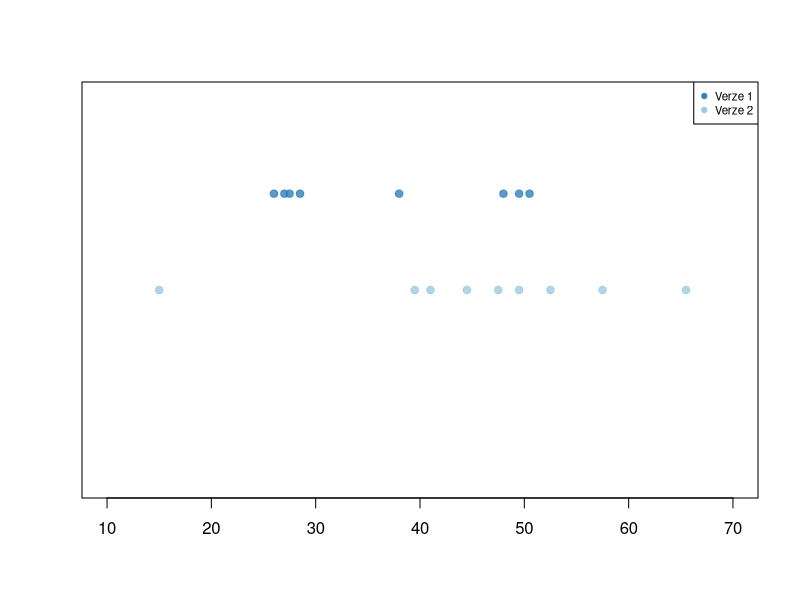
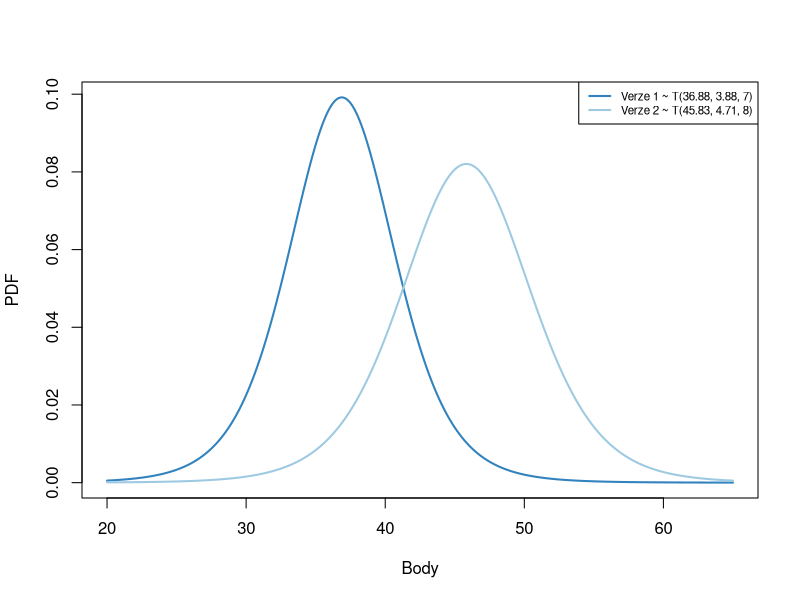
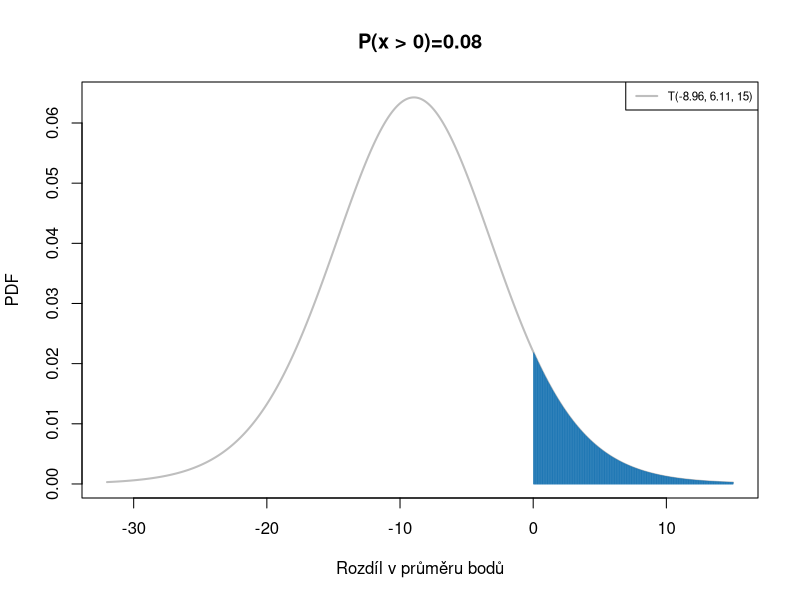
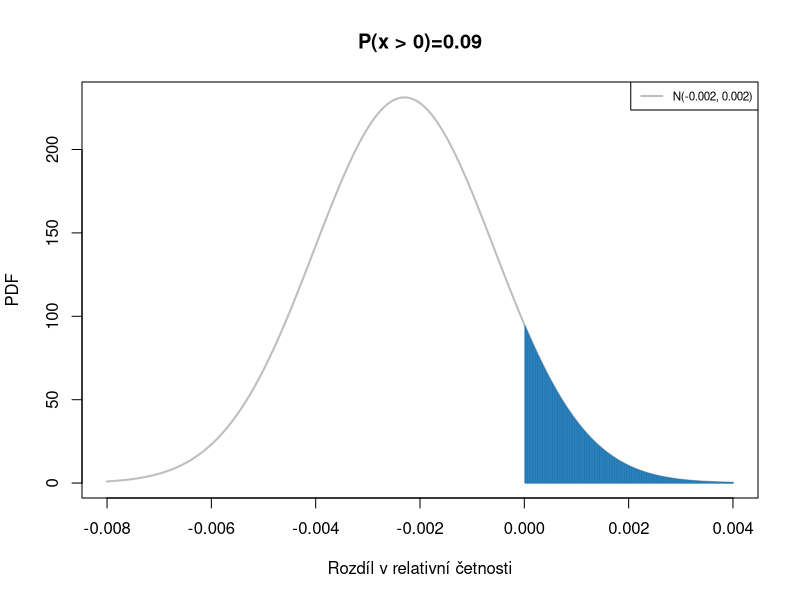
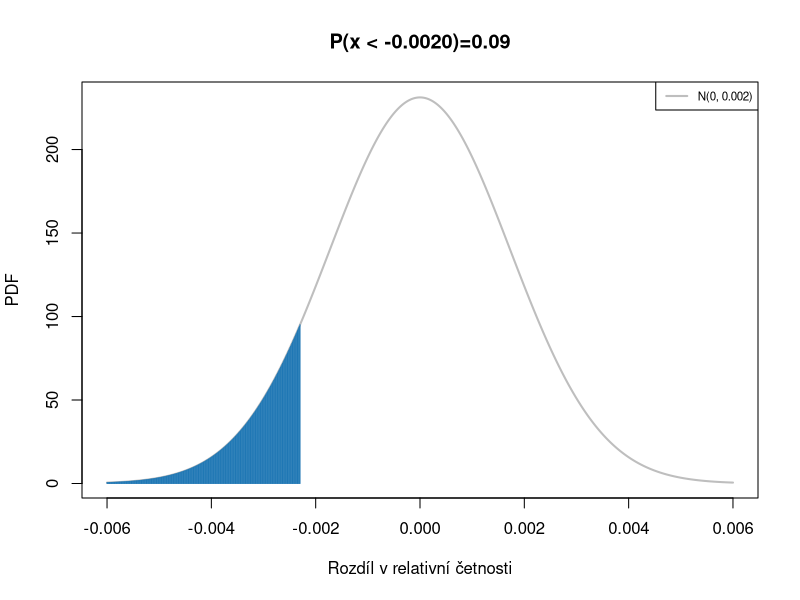
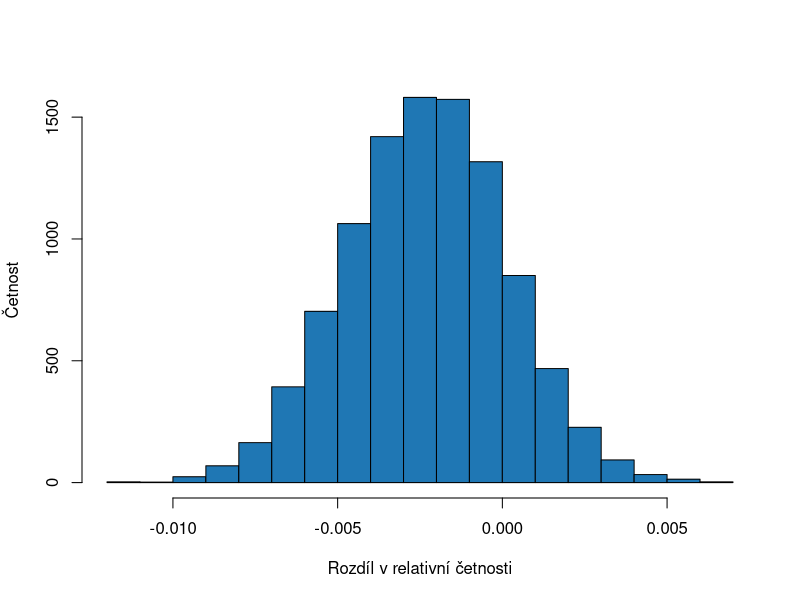

Source code (R) for these figures, in order:
## ---- chunk 1
dats <- read.csv("../dats/test.csv", stringsAsFactors = TRUE)
summary(dats)
## ---- chunk 2
# vytvorime barvy
cols <- rev(RColorBrewer::brewer.pal(3, name = "Blues"))


plot(dats$body[dats$verze == "verze_1"], rep(1.5, sum(dats$verze == "verze_1")),
     xlim = c(10, 70),
     ylim = c(0, 2),
     pch = 19,
     main = "", xlab = "", ylab = "",
     yaxt = "n",
     col = adjustcolor(cols[1], alpha.f = 0.8)
)
points(dats$body[dats$verze == "verze_2"], rep(1, sum(dats$verze == "verze_2")),
     pch = 19,
     col = adjustcolor(cols[2], alpha.f = 0.8)
)

legend("topright",
     legend = c("Verze 1", "Verze 2"),
     col = cols[1:2],
     pch = c(19, 19),
     cex = 0.7
)
## ---- chunk 3
# vyvorime si funkci na vypocet smerodatne chyby odhadu
se <- function(x) {
     n <- length(x)
     sd(x) / sqrt(n)
}

# pro kazdou funkci vypocitame aggregate
vyber_stats <- sapply(c(length, mean, sd, se), function(f) aggregate(body ~ verze, FUN = f, data = dats)[, 2])
# pojmenujeme sloupce
colnames(vyber_stats) <- c("n", "mu", "sd", "se")

# zvolime x pro ktere budeme pocitat PDF
x <- seq(from = 20, to = 65, length.out = 1000)
# vypocitame PDF vyberoveho rozdeleni prumeru 1 podle zobecneneho t-rozdeleni
pdf_prumer_1 <- dt((x - vyber_stats[1, "mu"]) /
     vyber_stats[1, "se"],
df = vyber_stats[1, "n"] - 1
) * 1 / vyber_stats[1, "se"]
# vypocitame PDF vyberoveho rozdeleni prumeru 2 podle zobecneneho t-rozdeleni
pdf_prumer_2 <- dt((x - vyber_stats[2, "mu"]) /
     vyber_stats[2, "se"],
df = vyber_stats[2, "n"] - 1
) * 1 / vyber_stats[2, "se"]

# vytvorime barvy
cols <- rev(RColorBrewer::brewer.pal(3, name = "Blues"))

# zobrazime PDF
plot(x, pdf_prumer_1,
     type = "l", lwd = 2,
     xlab = "Body",
     ylab = "PDF",
     col = cols[1],
     main = ""
)
lines(x, pdf_prumer_2,
     type = "l", lwd = 2, col = cols[2]
)
# pridame legendu
legend("topright",
     legend = c(
          paste0(
               "Verze 1 ~ T(", round(vyber_stats[1, "mu"], 2), ", ",
               round(vyber_stats[1, "se"], 2), ", ", vyber_stats[1, "n"] - 1, ")"
          ),
          paste0(
               "Verze 2 ~ T(", round(vyber_stats[2, "mu"], 2), ", ",
               round(vyber_stats[2, "se"], 2), ", ", vyber_stats[2, "n"] - 1, ")"
          )
     ),
     col = cols[1:2],
     lwd = c(2, 2),
     cex = 0.7
)
## ---- chunk 4
prumer_d <- vyber_stats[1, "mu"] - vyber_stats[2, "mu"]
se_d <- sqrt(vyber_stats[1, "se"]^2 + vyber_stats[2, "se"]^2)
df <- vyber_stats[1, "n"] + vyber_stats[2, "n"] - 2

x <- seq(-32, 15, length.out = 1000)
pdf_d <- dt((x - prumer_d) / se_d, df = df) * 1 / se_d
q <- 0
p_0 <- pt((q - prumer_d) / se_d, df = df, lower.tail = FALSE)

plot(x, pdf_d,
     type = "l", lwd = 2,
     xlab = "Rozdíl v průměru bodů",
     ylab = "PDF",
     col = "grey",
     main = paste0("P(x > 0)=", round(p_0, 2))
)
# pridame integral plochy pro P(X > 0)
lines(x[x>q], pdf_d[x>q], type = "h", col = "#1f77b4", lwd = 1)

legend("topright",
     legend = paste0(
          "T(", round(prumer_d, 2), ", ",
          round(se_d, 2), ", ", df, ")"
     ),
     col = "grey",
     lwd = 2,
     cex = 0.7
)
## ---- chunk 5
alpha <- 0.05
p <- c(alpha / 2, 1 - alpha / 2)
i_s <- prumer_d + qt(p, df = df) * se_d
## ---- chunk 6
h0 <- 0
t <- (prumer_d - h0) / se_d
p <- pt(t, df = df) * 2
## ---- chunk 7
t.test(body ~ verze, data = dats)
## ---- chunk 8
d <- abs(prumer_d - h0) / sqrt(vyber_stats[1, "sd"]^2 + vyber_stats[2, "sd"]^2)
## ---- chunk 9
# pocet uzivatelu ve skupinach
n1 <- 12262
n2 <- 12257
# pocet kliknuti
y1 <- 451
y2 <- 479
# relativni cetnost ve skupinach
p1 <- y1/n1
p2 <- y2/n2
## ---- chunk 10
# smerodatna odchylka
s1 <- sqrt(p1 * (1-p1))
s2 <- sqrt(p2 * (1-p2))

# vyberove parametry rozdilu
p_d <- p1 - p2
# směrodatná odchylka rozdilu 
sd_d <- sqrt(s1^2 + s2^2)
# smerodatna chyba rozdilu
se_d <- sd_d / sqrt(n1+n2-2)

x <- seq(-0.008, 0.004, length.out = 1000)
pdf_d <- dnorm(x, mean = p_d, sd = se_d)
h0 <- 0
p_0 <- pnorm(h0, mean = p_d, sd = se_d, lower.tail = FALSE)

plot(x, pdf_d,
     type = "l", lwd = 2,
     xlab = "Rozdíl v relativní četnosti",
     ylab = "PDF",
     col = "grey",
     main = paste0("P(x > 0)=", round(p_0, 2))
)
# pridame integral plochy pro P(X > 0)
lines(x[x>h0], pdf_d[x>h0], type = "h", col = "#1f77b4", lwd = 1)

legend("topright",
     legend = paste0(
          "N(", round(p_d, 3), ", ",
          round(se_d, 3), ")"
     ),
     col = "grey",
     lwd = 2,
     cex = 0.7
)

# vypocitame inteval spolehlivosti
alpha <- 0.05
q <- qnorm(c(alpha/2, 1-alpha/2))
i_s <- round(p_d + q * se_d, 3)
## ---- chunk 11
x <- seq(-0.006, 0.006, length.out = 1000)
h0 <- 0
pdf_d <- dnorm(x, mean = h0, sd = se_d)
p_0 <- pnorm(p_d, mean = h0, sd = se_d, lower.tail = TRUE)

plot(x, pdf_d,
     type = "l", lwd = 2,
     xlab = "Rozdíl v relativní četnosti",
     ylab = "PDF",
     col = "grey",
     main = paste0("P(x < ", round(p_d, 3), "0)=", round(p_0, 2))
)
# pridame integral plochy pro P(X > 0)
lines(x[x<p_d], pdf_d[x<p_d], type = "h", col = "#1f77b4", lwd = 1)

legend("topright",
     legend = paste0(
          "N(", h0, ", ",
          round(se_d, 3), ")"
     ),
     col = "grey",
     lwd = 2,
     cex = 0.7
)
## ---- chunk 12
# počet simulaci
s <- 1e4
p_d_boostrap <- rep(NA, s)
for(i in 1:s) {
  vyber_1 <- rbinom(n = 1, size = n1, prob = p1)
  vyber_2 <- rbinom(n = 1, size = n2, prob = p2)
  p_d_boostrap[i] <- vyber_1/n1 - vyber_2/n2
}

hist(p_d_boostrap, col = "#1f77b4", 
     xlab = "Rozdíl v relativní četnosti", ylab = "Četnost", main = "")

i_s <- quantile(p_d_boostrap, probs = c(alpha/2, 1-alpha/2))
i_s <- round(i_s, 3)
i_s
## ---- chunk 13
x_1 <- c(rep(1, y1), rep(0, n1-y1))
x_2 <- c(rep(1, y2), rep(0, n2-y2))

for(i in 1:s) {
  vyber_1 <- sample(x_1, size = n1, replace = TRUE)
  vyber_2 <- sample(x_2, size = n2, replace = TRUE)
  p_d_boostrap[i] <- mean(vyber_1) - mean(vyber_2)
}
quantile(p_d_boostrap, probs = c(alpha/2, 1-alpha/2))
